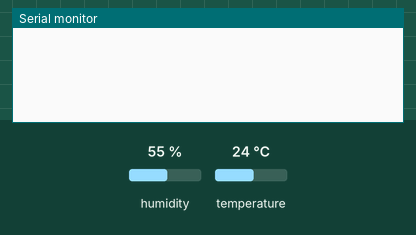
Recording of a sketch running on a simulated ESP8266 (NodeMCU). Shown: the last lines printed to the serial monitor. The inputs (shaded band) are chosen by the test bench; at power-on: humidity 55 %, temperature 24 °C. WiFi joins after 1.5 s; servers stay silent unless stated.

Above: at 3.0 s.
3.1 s: humidity set to 22 %
At 10.7 s:
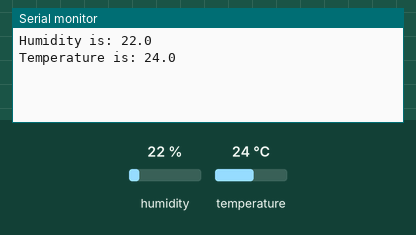
11.5 s: temperature set to 12 °C
13.0 s: humidity set to 40 %
At 20.28 s:
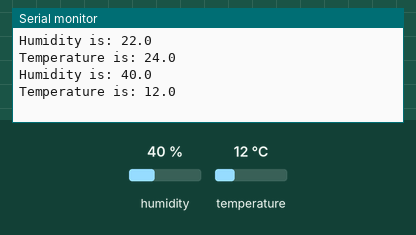

The sketch:

Temp_Monitor.ino
```cpp
#include <ESP8266WiFi.h>
#include <BlynkSimpleEsp8266.h>
#include <DHT.h>
#include <TridentTD_LineNotify.h>
#define BLYNK_PRINT Serial

#define LINE_TOKEN "9Tu639wzHyIIQR3awfYdKFvJBJUWCFgb3qt5LHgTUsC"

char auth[] = "xPP2W39ZF1wEIBW3ixox6pjXxscwxcJS";
char ssid[] = "AAABBB";
char pass[] = "0981195870";
BlynkTimer timer;

#define redLED   D5
#define greenLED D6
#define DHTPIN   D3
#define DHTTYPE DHT22           // DHT22 if useDHT22
DHT dht(DHTPIN, DHTTYPE);

void setup()
{

  Serial.begin(9600);
  dht.begin();
  timer.setInterval(10000, Sensor);
  Blynk.begin(auth, ssid, pass);
  LINE.setToken(LINE_TOKEN);
}
void loop()
{
  Blynk.run();
  timer.run();


}

void Sensor()
{
  float h = dht.readHumidity();
  float t = dht.readTemperature();
  if (isnan(h) || isnan(t)) {
    Serial.println("Failed to read from DHT sensor!");
    delay(5000);
    return;
  }
  Serial.print("Humidity is: ");
  Serial.println(h, 1);
  Serial.print("Temperature is: ");
  Serial.println(t, 1);

  Blynk.virtualWrite(V2, h);
  Blynk.virtualWrite(V3, t);
  LINE.notify("Humidity is: "+String(h)+" %");
  LINE.notify("Temperature is: "+String(t)+" C");
}
```

Measured:
- after the input at 3.1 s, the serial monitor: prints a new line after 6.9 s (image 1)
- after the input at 13.0 s, the serial monitor: prints a new line after 7.0 s (image 2)
